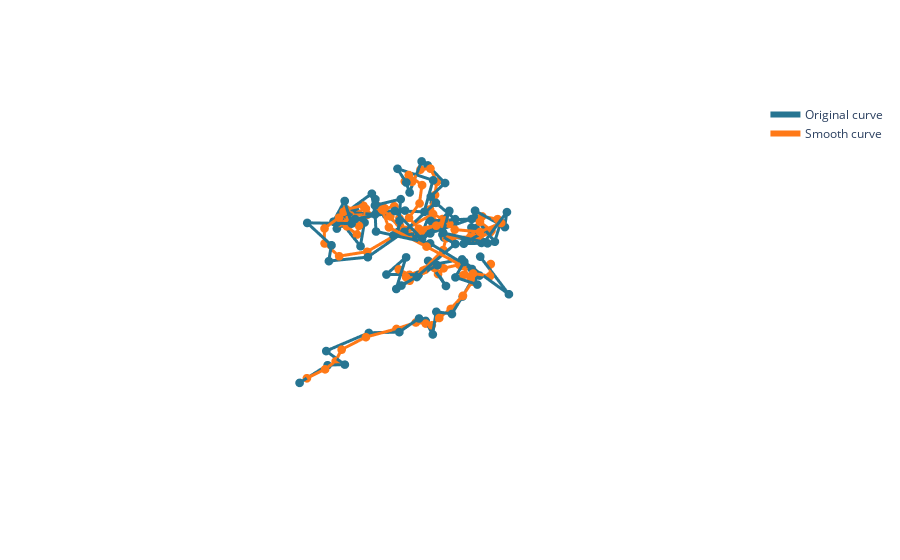

Notebook code for this chart:
### Code cell
fig = go.Figure()
fig = plot_chain(fig,curve,COLOR_PALETTE[2], 'Original curve')
fig = plot_chain(fig,curve2,COLOR_PALETTE[5], 'Smooth curve')
fig.show()
